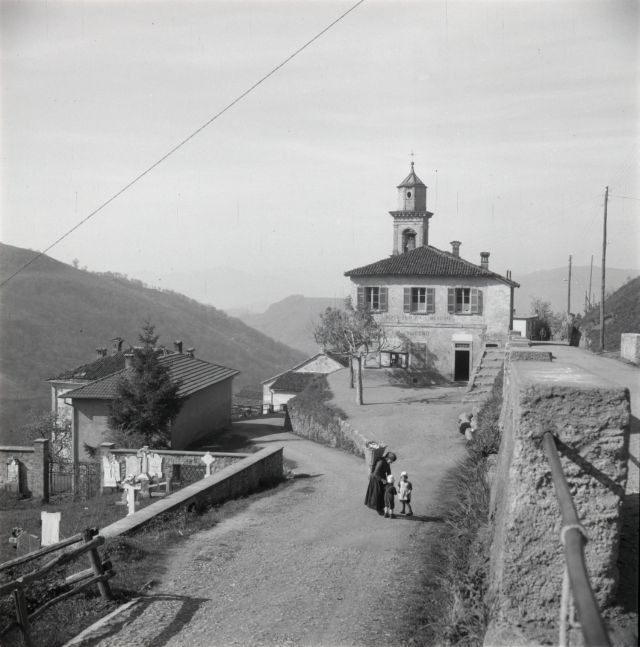
#> input picture 230414-line-detection/SGV_12N_00059.jpg, 640 x 647 px
$ jupyter execute line-detection.ipynb
#> lines starting #> are read from the running program, lines starting #| are printed output that depends on the picture; after the words box and inside, x2 and y2 are one past the last pixel; in counts of white or black regions, pixels touching at a corner belong together
[cell 1]
# Python program to illustrate HoughLine
# method for line detection
import cv2
import numpy as np
from matplotlib import pyplot as plt

[cell 2]
# Reading the required image in
# which operations are to be done.
# Make sure that the image is in the same
# directory in which this python program is
img = cv2.imread('SGV_12N_00059.jpg')
#> img is the input picture: shape (647, 640, 3); mean B, G, R 158.7, 158.9, 158.7

# Convert the img to grayscale
gray = cv2.cvtColor(img, cv2.COLOR_BGR2GRAY)

# Apply edge detection method on the image
edges = cv2.Canny(gray, 50, 150, apertureSize=3)
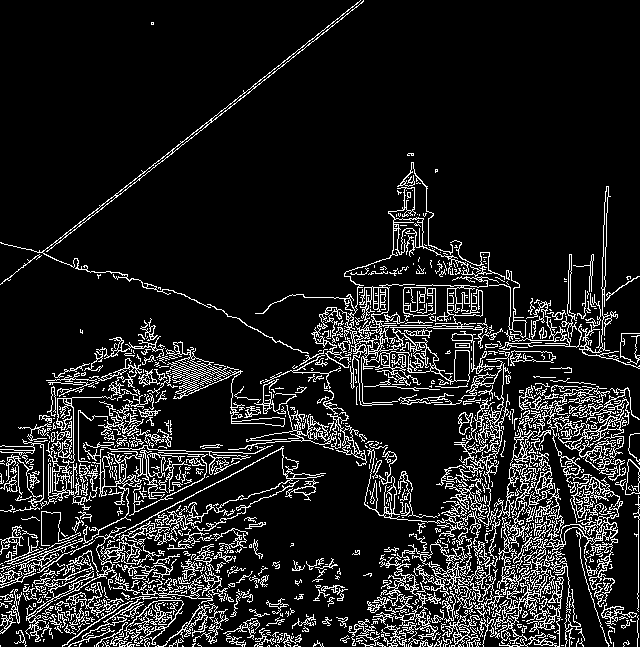
#> edges: shape (647, 640); 12.1% white in thin lines or dots

# This returns an array of r and theta values
lines = cv2.HoughLines(edges, 1, np.pi/180, 200)
#> lines = 26 rows, first 8: [224, 0.908], [527, 1.08], [519, 1.12], [518, 1.1], [465, 0.785], [472, 0.785], [477, 0.785], [551, 1.06]

[cell 3]
plt.subplot(121),plt.imshow(img,cmap = 'gray')
plt.title('Original Image'), plt.xticks([]), plt.yticks([])
plt.subplot(122),plt.imshow(edges,cmap = 'gray')
plt.title('Edge Image'), plt.xticks([]), plt.yticks([])

plt.show()
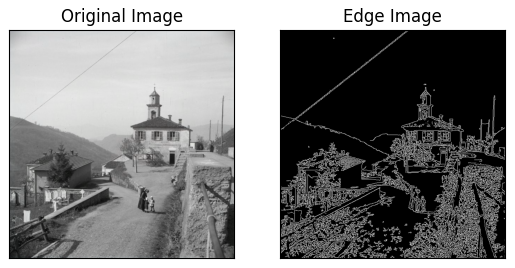
#> figure drawn by matplotlib, 2 panels; B, G, R data is drawn as R, G, B

[cell 4]
# The below for loop runs till r and theta values
# are in the range of the 2d array
for r_theta in lines:
    arr = np.array(r_theta[0], dtype=np.float64)
    r, theta = arr
    # Stores the value of cos(theta) in a
    a = np.cos(theta)

    # Stores the value of sin(theta) in b
    b = np.sin(theta)

    # x0 stores the value rcos(theta)
    x0 = a*r

    # y0 stores the value rsin(theta)
    y0 = b*r

    # x1 stores the rounded off value of (rcos(theta)-1000sin(theta))
    x1 = int(x0 + 1000*(-b))

    # y1 stores the rounded off value of (rsin(theta)+1000cos(theta))
    y1 = int(y0 + 1000*(a))

    # x2 stores the rounded off value of (rcos(theta)+1000sin(theta))
    x2 = int(x0 - 1000*(-b))

    # y2 stores the rounded off value of (rsin(theta)-1000cos(theta))
    y2 = int(y0 - 1000*(a))

    # cv2.line draws a line in img from the point(x1,y1) to (x2,y2).
    # (0,0,255) denotes the colour of the line to be
    # drawn. In this case, it is red.
    cv2.line(img, (x1, y1), (x2, y2), (0, 0, 255), 2)
#> this loop made 26 passes
#> (r, theta, a, b, x0, y0, x1, y1) on passes 1 to 12: (224, 0.908, 0.616, 0.788, 137.9, 176.5, -650, 792), (527, 1.08, 0.469, 0.883, 247.4, 465.3, -635, 934), (519, 1.12, 0.438, 0.899, 227.5, 466.5, -671, 904), (518, 1.1, 0.454, 0.891, 235.2, 461.5, -655, 915), (465, 0.785, 0.707, 0.707, 328.8, 328.8, -378, 1035), (472, 0.785, 0.707, 0.707, 333.8, 333.8, -373, 1040), (477, 0.785, 0.707, 0.707, 337.3, 337.3, -369, 1044), (551, 1.06, 0.485, 0.875, 267.1, 481.9, -607, 966), (474, 0.785, 0.707, 0.707, 335.2, 335.2, -371, 1042), (479, 0.785, 0.707, 0.707, 338.7, 338.7, -368, 1045), (470, 0.785, 0.707, 0.707, 332.3, 332.3, -374, 1039), (540, 0.785, 0.707, 0.707, 381.8, 381.8, -325, 1088)
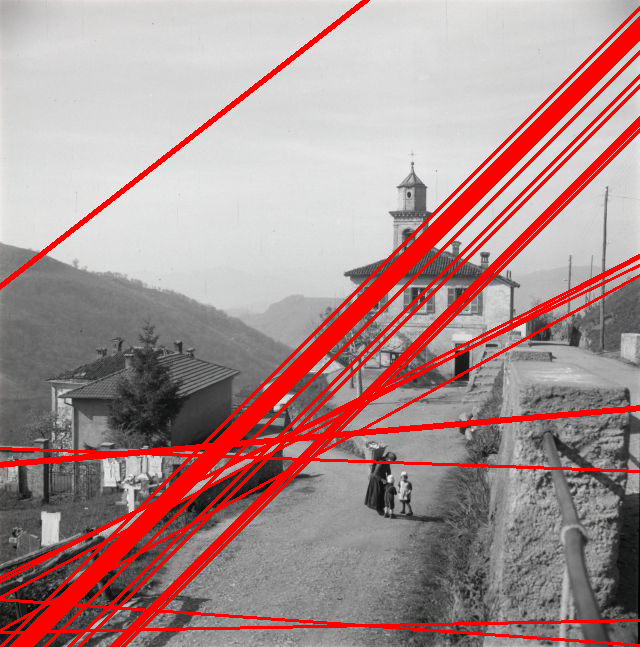
#> img: shape (647, 640, 3); 12.69% of pixels changed, all inside (x1, y1, x2, y2) = (0, 0, 640, 647)

[cell 5]
# All the changes made in the input image are finally
# written on a new image houghlines.jpg
cv2.imwrite('linesDetected.jpg', img)
#> Out = True

$ run again, with 230414-line-detection/SGV_12N_00006.jpg copied over 230414-line-detection/SGV_12N_00059.jpg
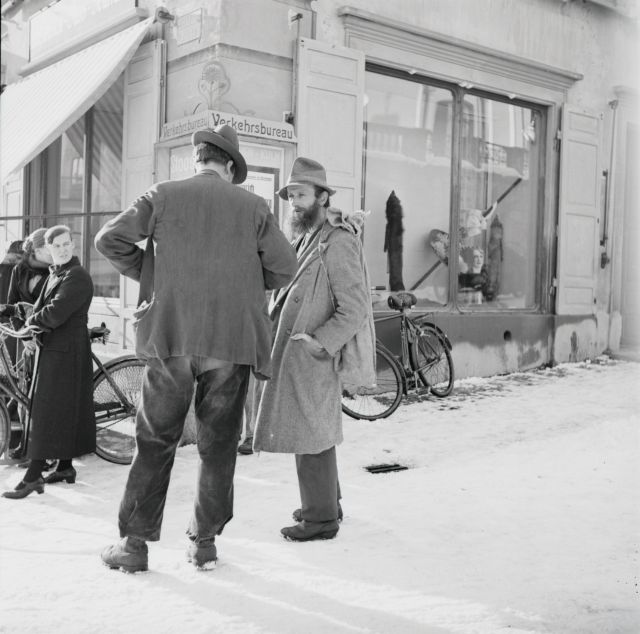
#> input picture 230414-line-detection/SGV_12N_00006.jpg, 640 x 634 px
#> img is the input picture: shape (634, 640, 3); mean B, G, R 166.6, 166.8, 166.7
#> `edges = cv2.Canny(gray, 50, 150, apertureSize=3)`:
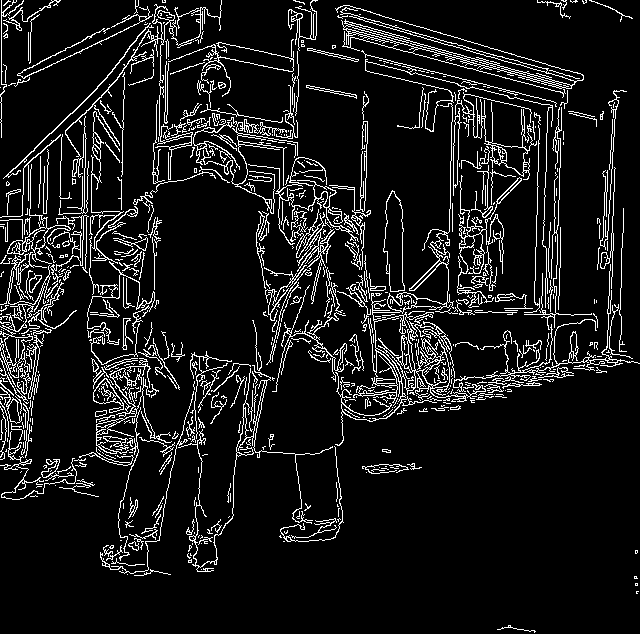
#> edges: shape (634, 640); 9.7% white in thin lines or dots
#> lines = [[1, 0]]
#> the loop `for r_theta in lines:` made 1 pass
#> (r, theta, a, b, x0, y0, x1, y1) on pass 1: (1, 0, 1, 0, 1, 0, 1, 1000)
#> after the loop `for r_theta in lines:`:
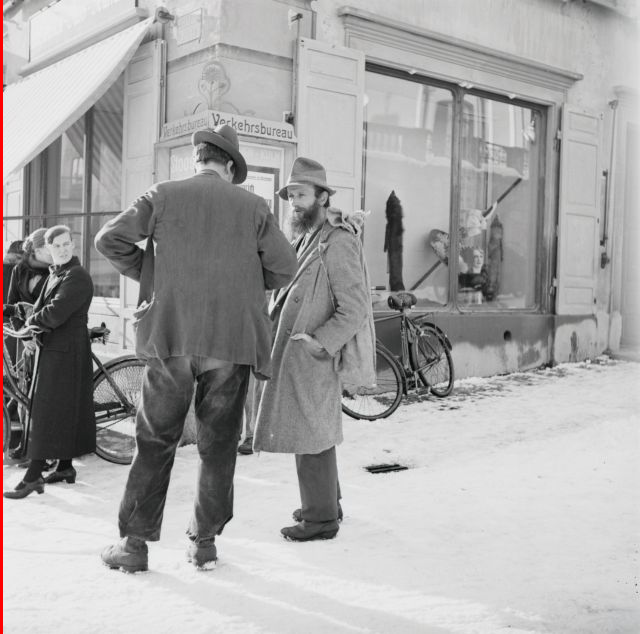
#> img: shape (634, 640, 3); 0.47% of pixels changed, all inside (x1, y1, x2, y2) = (0, 0, 3, 634)
#> Out = True
